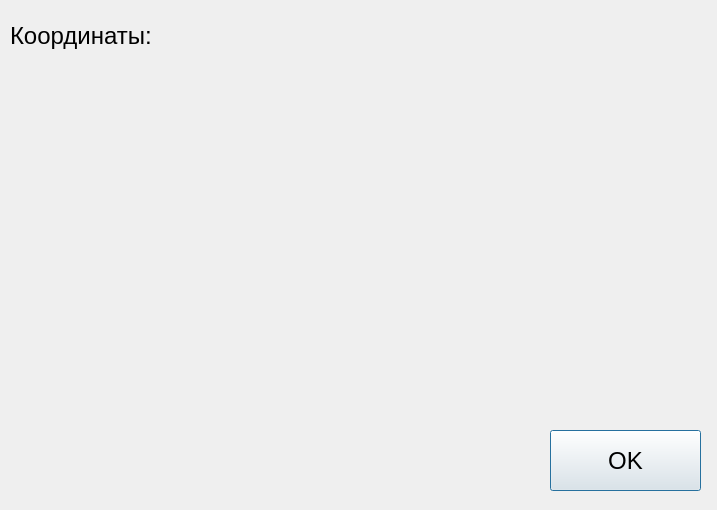
<?xml version="1.0" encoding="UTF-8"?>
<ui version="4.0">
 <class>Dialog</class>
 <widget class="QDialog" name="Dialog">
  <property name="geometry">
   <rect>
    <x>0</x>
    <y>0</y>
    <width>717</width>
    <height>510</height>
   </rect>
  </property>
  <property name="font">
   <font>
    <pointsize>18</pointsize>
   </font>
  </property>
  <property name="windowTitle">
   <string>Dialog</string>
  </property>
  <widget class="QLabel" name="label_Coordinates">
   <property name="geometry">
    <rect>
     <x>10</x>
     <y>10</y>
     <width>151</width>
     <height>51</height>
    </rect>
   </property>
   <property name="text">
    <string>Координаты:</string>
   </property>
  </widget>
  <widget class="QPushButton" name="pushButton_OK">
   <property name="geometry">
    <rect>
     <x>550</x>
     <y>430</y>
     <width>151</width>
     <height>61</height>
    </rect>
   </property>
   <property name="text">
    <string>OK</string>
   </property>
  </widget>
 </widget>
 <resources/>
 <connections/>
</ui>
